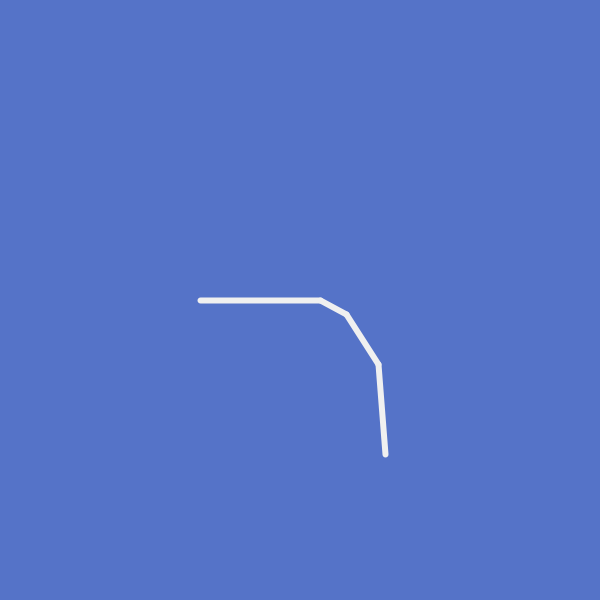
Frame 1 (no input)
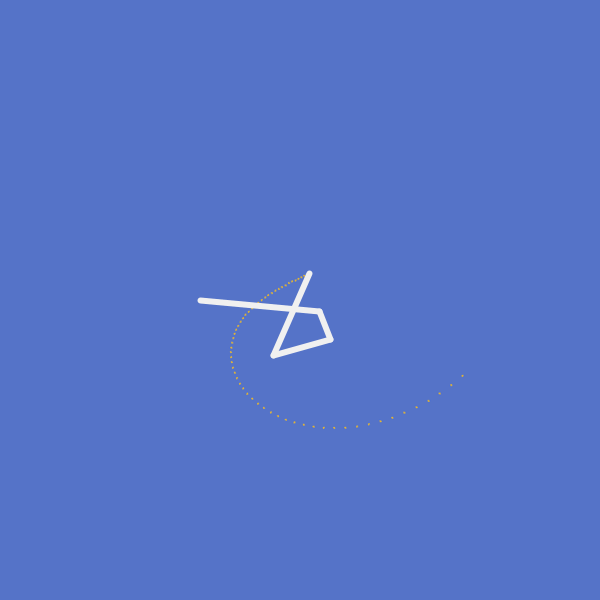
Frame 60 (the mouse pressed at the canvas centre just before this capture)
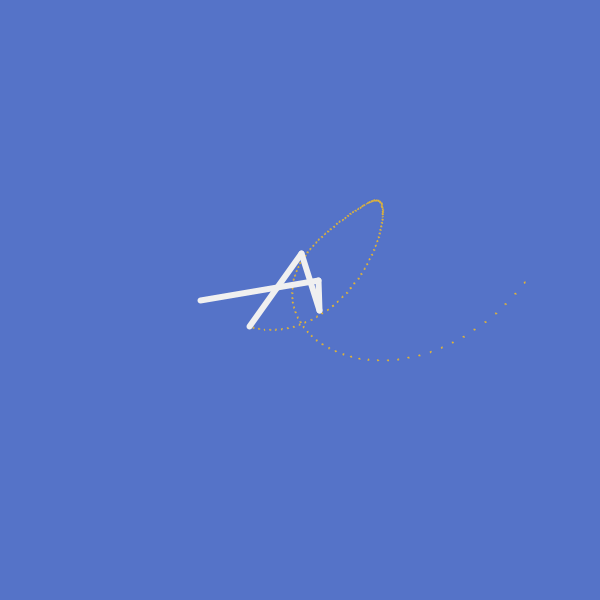
Frame 120 (the mouse held since frame 60 and released just before this capture)

The Processing sketch that drew these frames (run headless with seeded random() and noise(); from frame 60 on, the mouse is pressed at the canvas centre):

// Processing sketch: sketch_200812a
// ── sketch_200812a.pde
final color PAPER = color(85, 115, 200);
final color INK_ARM = color(240, 240, 240);
final color INK_CURVE = color(215, 175, 65);

final float ROTATION = PI/1000.0;

Arm myArm;
PGraphics myCurve;

void setup() {
  size(600, 600);

  init_curve();
  
  Arm a = myArm = createArm( width/3.0, height/2.0, width/5, 0, new OSC(0.05, 0.5));
  
  for( int i = 1; i<4; i++) 
  {
    a = createArm( a, i * width / 20, 0.5, new TURN(0.01*i));
  }
}

void draw() {
  update();

  init_draw();
  
  pushMatrix();
  rotate(-ROTATION*frameCount);
  translate(-width*2, -height*2);
  image(myCurve, 0, 0);
  popMatrix();

  myArm.draw();
}

void update() {
  myCurve.beginDraw();
  myCurve.translate(width*2, height*2);
  myCurve.rotate(ROTATION*frameCount);
  
  myArm.update();
  myCurve.endDraw();
}

void init_curve(){
  myCurve = createGraphics(width*4, height*4);
  
  myCurve.beginDraw();
  myCurve.background(PAPER);
  myCurve.noFill();
  myCurve.stroke(INK_CURVE);
  myCurve.strokeWeight(1);
  myCurve.translate(width*2, height*2);
  myCurve.endDraw();
}

void init_draw() {
  float s = min(width, height) / 100; 
  //translate(width/3.0, height/2.0);
  background(0);
  stroke(INK_ARM);
  strokeWeight(s);
}

Arm createArm( float x, float y, float l, float a, ArmUpdater u) { return new Arm( x, y, l, a, u); }
Arm createArm( Arm linkingFrom, float l, float a, ArmUpdater u) { Arm la = new Arm( linkingFrom.getEndX(), linkingFrom.getEndY(), l, a, u); linkingFrom.link(la); return la; }

class Arm
{
  public float x, y, l, ia, sa, oa, a; // x-pos, y-pos, length, initial angle, systems angle, offset angle (calculated), final angle
  public ArmUpdater u;
  public Arm linkedArm;
  
  Arm(float x, float y, float l, float a, ArmUpdater u) 
    { doPosition( x, y, 0); this.l = l; this.ia = this.a = a; this.u = u; }
    
  void doPosition( float x, float y, float sa) { this.x = x; this.y = y; this.sa = sa; }
  void link( Arm linkedArm) { this.linkedArm = linkedArm; linkedArm.doPosition(getEndX(), getEndY(), this.a); }
    
  float getEndX() { return this.x + cos(this.a)*this.l; }
  float getEndY() { return this.y + sin(this.a)*this.l; }
  
  void update() { 
    u.update(this); 
    a = sa + ia + oa; 
    if( linkedArm != null) { 
      linkedArm.doPosition(getEndX(), getEndY(), a); 
      linkedArm.update(); 
    } else {
//      myCurve.beginDraw();
      myCurve.ellipse(getEndX(), getEndY(), 1, 1);
//      myCurve.endDraw();
    }
  }
  
  void draw() { 
    line( this.x, this.y, getEndX(), getEndY()); 
    if( linkedArm != null) 
      linkedArm.draw();
  }
}

abstract class ArmUpdater { abstract void update( Arm a); }
class OSC extends ArmUpdater { OSC( float speed, float max) { this.speed = speed; this.max = max; } float speed, max; int cnt=0; void update( Arm a) { a.oa = (max * sin(speed * cnt++)); } }
class TURN extends ArmUpdater { TURN( float speed) { this.speed = speed; } float speed; int cnt=0; void update( Arm a) { a.oa = speed * cnt++; } }
